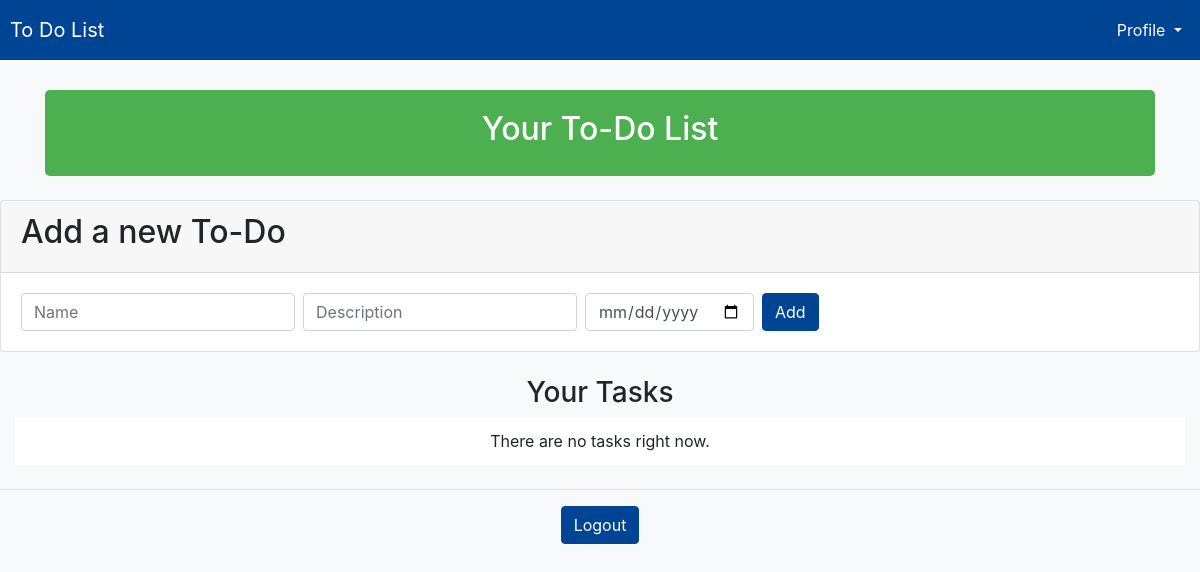
The page /dashboard (signed in) on the database as committed earlier.
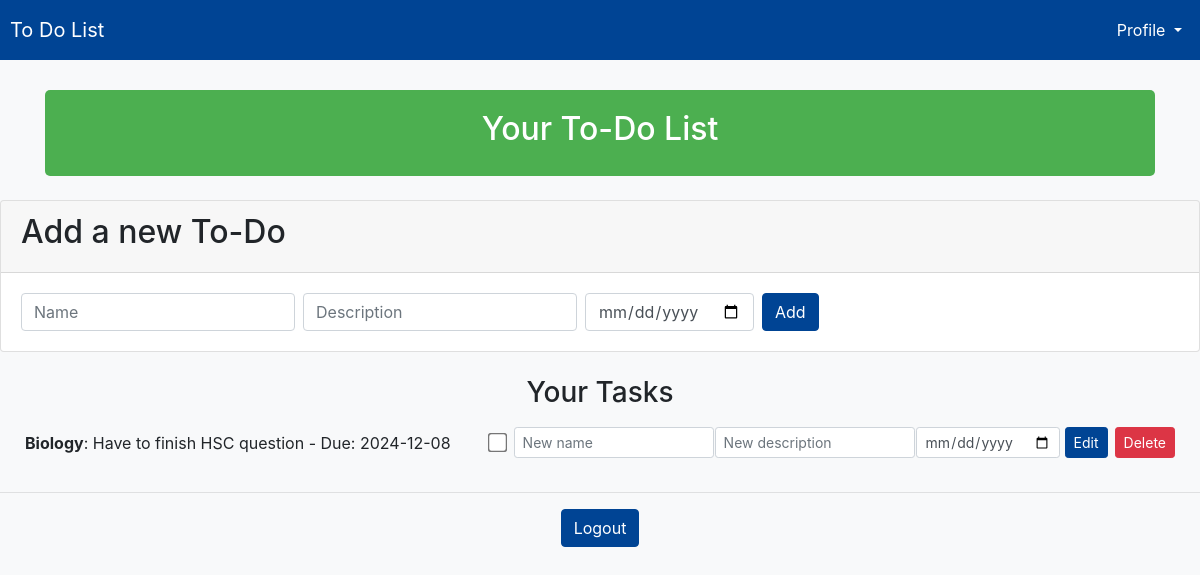
The same page on the database as committed later.
### tables this page shows
CREATE TABLE todos (id INTEGER PRIMARY KEY, user_id INTEGER, name TEXT, description TEXT, completed BOOLEAN, due_date TEXT, FOREIGN KEY(user_id) REFERENCES users(id));

### app.py (the view)
@app.route('/dashboard')
def dashboard():
    if 'user_id' not in session:
        flash('You need to login first', 'warning')
        return redirect(url_for('login'))
    with engine.connect() as conn:
        todos = conn.execute(text("SELECT * FROM todos WHERE user_id = :user_id"), {'user_id': session['user_id']}).fetchall()
    todos = [
        {
            **todo._asdict(),
            'due_date': datetime.strptime(todo.due_date, '%Y-%m-%d').date() if todo.due_date else None
        }
        for todo in todos
    ]
    current_date = datetime.now().date()
    return render_template('dashboard.html', todos=todos, user_id=session['user_id'], username=session['username'], current_date=current_date)

### templates/dashboard.html (shortened to what this page needs)
<!DOCTYPE html>
<html lang="en">
<head>
    <link href="https://stackpath.bootstrapcdn.com/bootstrap/4.5.2/css/bootstrap.min.css" rel="stylesheet">
</head>
<body>
    <nav class="navbar navbar-expand-lg navbar-light fixed-top" style="background-color: #004494; padding: 10px;">
        <a class="navbar-brand" href="#" style="color: white;">To Do List</a>
        <div class="collapse navbar-collapse">
            <ul class="navbar-nav ml-auto">
                <li class="nav-item dropdown">
                    <a class="nav-link dropdown-toggle" href="#" id="profileDropdown" role="button" data-toggle="dropdown" aria-haspopup="true" aria-expanded="false" style="color: white;">
                        Profile
                    </a>
                </li>
            </ul>
        </div>
    </nav>
    <div class="container text-center">
        <div id="top">
            <h2>Your To-Do List</h2>
        </div>
    </div>
    <div class="card mt-4">
        <div class="card-header">
            <h2>Add a new To-Do</h2>
        </div>
        <div class="card-body">
            <form action="{{ url_for('add_todo') }}" method="post" class="form-inline">
                <div class="form-group">
                    <input type="text" name="name" placeholder="Name" class="form-control mr-2" required>
                    <input type="text" name="description" placeholder="Description" class="form-control mr-2" required>
                    <input type="date" name="due_date" class="form-control mr-2">
                    <button type="submit" class="btn btn-primary">Add</button>
                </div>
            </form>
        </div>
    </div>
    <div class="container text-center mt-4">
        <h3>Your Tasks</h3>
    </div>
    <ul class="list-group list-group-flush">
        {% if todos %}
            {% for todo in todos %}
                {% set days_left = (todo.due_date - current_date).days if todo.due_date else None %}
                <li class="list-group-item todo-item {% if days_left is not none and days_left <= 3 %}bg-danger{% elif days_left is not none and days_left <= 7 %}bg-warning{% else %}bg-light{% endif %}">
                    <span>
                        <strong>{{ todo.name }}</strong>: <span class="{% if todo.completed %}completed{% endif %}">{{ todo.description }}</span> - Due: <span>{% if todo.due_date %}{{ todo.due_date }}{% else %}No due date{% endif %}</span>
                    </span>
                    <div>
                        <form action="{{ url_for('complete_todo', todo_id=todo.id) }}" method="post">
                            <input type="checkbox" name="completed" style="transform: scale(1.5);" onchange="this.form.submit()" {% if todo.completed %}checked{% endif %}>
                        </form>
                        <form action="{{ url_for('edit_todo', todo_id=todo.id) }}" method="post">
                            <input type="text" name="name" placeholder="New name" class="form-control form-control-sm">
                            <input type="text" name="description" placeholder="New description" class="form-control form-control-sm">
                            <input type="date" name="due_date" class="form-control form-control-sm">
                            <button type="submit" class="btn btn-primary btn-sm">Edit</button>
                        </form>
                        <form action="{{ url_for('delete_todo', todo_id=todo.id) }}" method="post">
                            <button type="submit" class="btn btn-danger btn-sm">Delete</button>
                        </form>
                    </div>
                </li>
            {% endfor %}
        {% else %}
            <li class="list-group-item text-center">There are no tasks right now.</li>
        {% endif %}
    </ul>
    <div class="text-center mt-4">
        <hr>
        <form action="{{ url_for('logout') }}" method="get">
            <button type="submit" class="btn btn-secondary btn-logout">Logout</button>
        </form>
    </div>
</body>
</html>

### templates/dashboard.html (style rules this page uses)
body { background-color: #f8f9fa; padding-top: 70px; }
.container { margin-top: 20px; }
.todo-item { display: flex; justify-content: space-between; align-items: center; padding: 10px; border: 1px solid #dee2e6; border-radius: 5px; margin-bottom: 10px; background-color: #ffffff; }
.todo-item form { margin: 0; display: flex; align-items: center; }
.todo-item input[type="text"] { width: 200px; margin-right: 1px; }
.todo-item button { margin-left: 5px; }
.todo-item div { display: flex; align-items: center; }
.todo-item form + form { margin-left: 2px; }
.todo-item input[type="checkbox"] { margin-right: 8px; }
#top { text-align: center; background-color: #4CAF50; padding: 20px; color: white; border-radius: 5px; margin-top: 20px; }
.btn-primary { background-color: #004494; border-color: #004494; }
.btn-secondary { background-color: #004494; border-color: #004494; }
.card { margin-bottom: 20px; }
.list-group-item { margin: 0 15px; }

Rows that differ between the two databases and show on the page:
added todos: name "Biology", description "Have to finish HSC question", due_date "2024-12-08"
Other text that changed with them:
text no longer shown: "There are no tasks right now."
